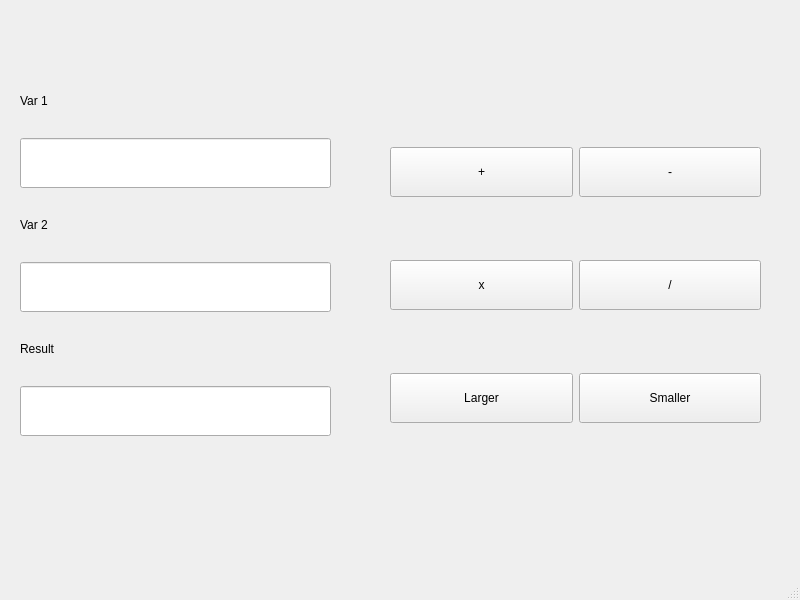
<?xml version="1.0" encoding="UTF-8"?>
<ui version="4.0">
 <class>MainWindow</class>
 <widget class="QMainWindow" name="MainWindow">
  <property name="geometry">
   <rect>
    <x>0</x>
    <y>0</y>
    <width>800</width>
    <height>600</height>
   </rect>
  </property>
  <property name="windowTitle">
   <string>MainWindow</string>
  </property>
  <widget class="QWidget" name="centralwidget">
   <widget class="QWidget" name="verticalLayoutWidget">
    <property name="geometry">
     <rect>
      <x>20</x>
      <y>70</y>
      <width>311</width>
      <height>391</height>
     </rect>
    </property>
    <layout class="QVBoxLayout" name="verticalLayout">
     <item>
      <widget class="QLabel" name="var1_label">
       <property name="sizePolicy">
        <sizepolicy hsizetype="Preferred" vsizetype="Fixed">
         <horstretch>0</horstretch>
         <verstretch>0</verstretch>
        </sizepolicy>
       </property>
       <property name="text">
        <string>Var 1</string>
       </property>
      </widget>
     </item>
     <item>
      <widget class="QLineEdit" name="var1_lineedit">
       <property name="minimumSize">
        <size>
         <width>0</width>
         <height>50</height>
        </size>
       </property>
      </widget>
     </item>
     <item>
      <widget class="QLabel" name="var2_label">
       <property name="sizePolicy">
        <sizepolicy hsizetype="Preferred" vsizetype="Fixed">
         <horstretch>0</horstretch>
         <verstretch>0</verstretch>
        </sizepolicy>
       </property>
       <property name="text">
        <string>Var 2</string>
       </property>
      </widget>
     </item>
     <item>
      <widget class="QLineEdit" name="var2_lineedit">
       <property name="minimumSize">
        <size>
         <width>0</width>
         <height>50</height>
        </size>
       </property>
      </widget>
     </item>
     <item>
      <widget class="QLabel" name="result_label">
       <property name="sizePolicy">
        <sizepolicy hsizetype="Preferred" vsizetype="Fixed">
         <horstretch>0</horstretch>
         <verstretch>0</verstretch>
        </sizepolicy>
       </property>
       <property name="text">
        <string>Result</string>
       </property>
      </widget>
     </item>
     <item>
      <widget class="QLineEdit" name="result_lineedit">
       <property name="minimumSize">
        <size>
         <width>0</width>
         <height>50</height>
        </size>
       </property>
       <property name="readOnly">
        <bool>false</bool>
       </property>
      </widget>
     </item>
    </layout>
   </widget>
   <widget class="QWidget" name="gridLayoutWidget">
    <property name="geometry">
     <rect>
      <x>390</x>
      <y>90</y>
      <width>371</width>
      <height>391</height>
     </rect>
    </property>
    <layout class="QGridLayout" name="gridLayout">
     <item row="0" column="1">
      <widget class="QPushButton" name="minus_button">
       <property name="minimumSize">
        <size>
         <width>0</width>
         <height>50</height>
        </size>
       </property>
       <property name="text">
        <string>-</string>
       </property>
      </widget>
     </item>
     <item row="1" column="1">
      <widget class="QPushButton" name="divide_button">
       <property name="minimumSize">
        <size>
         <width>0</width>
         <height>50</height>
        </size>
       </property>
       <property name="text">
        <string>/</string>
       </property>
      </widget>
     </item>
     <item row="0" column="0">
      <widget class="QPushButton" name="plus_button">
       <property name="minimumSize">
        <size>
         <width>0</width>
         <height>50</height>
        </size>
       </property>
       <property name="text">
        <string>+</string>
       </property>
      </widget>
     </item>
     <item row="1" column="0">
      <widget class="QPushButton" name="multiply_button">
       <property name="minimumSize">
        <size>
         <width>0</width>
         <height>50</height>
        </size>
       </property>
       <property name="text">
        <string>x</string>
       </property>
      </widget>
     </item>
     <item row="2" column="0">
      <widget class="QPushButton" name="larger_button">
       <property name="minimumSize">
        <size>
         <width>0</width>
         <height>50</height>
        </size>
       </property>
       <property name="text">
        <string>Larger</string>
       </property>
      </widget>
     </item>
     <item row="2" column="1">
      <widget class="QPushButton" name="smaller_button">
       <property name="minimumSize">
        <size>
         <width>0</width>
         <height>50</height>
        </size>
       </property>
       <property name="text">
        <string>Smaller</string>
       </property>
      </widget>
     </item>
    </layout>
   </widget>
  </widget>
  <widget class="QMenuBar" name="menubar">
   <property name="geometry">
    <rect>
     <x>0</x>
     <y>0</y>
     <width>800</width>
     <height>22</height>
    </rect>
   </property>
  </widget>
  <widget class="QStatusBar" name="statusbar"/>
 </widget>
 <resources/>
 <connections/>
</ui>
